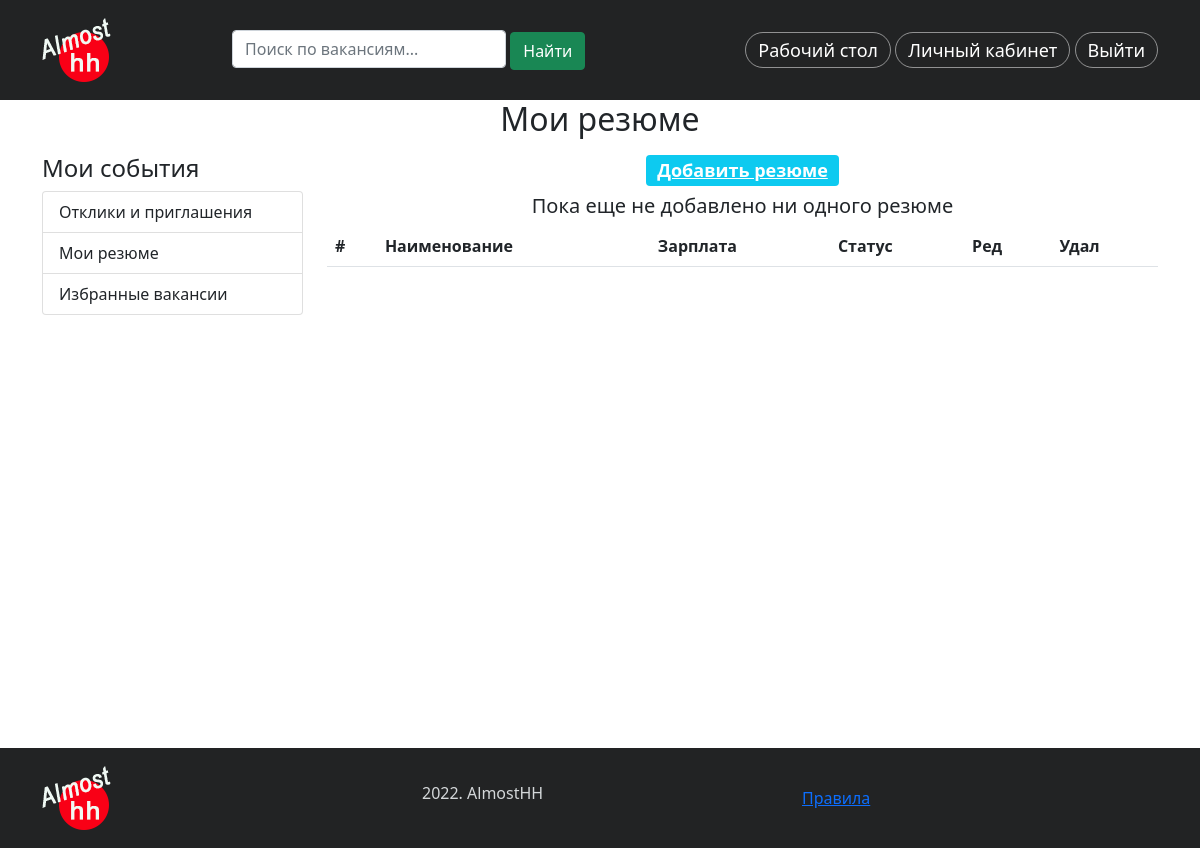
The app's page /portal/my_resumes/ (signed in), older data.
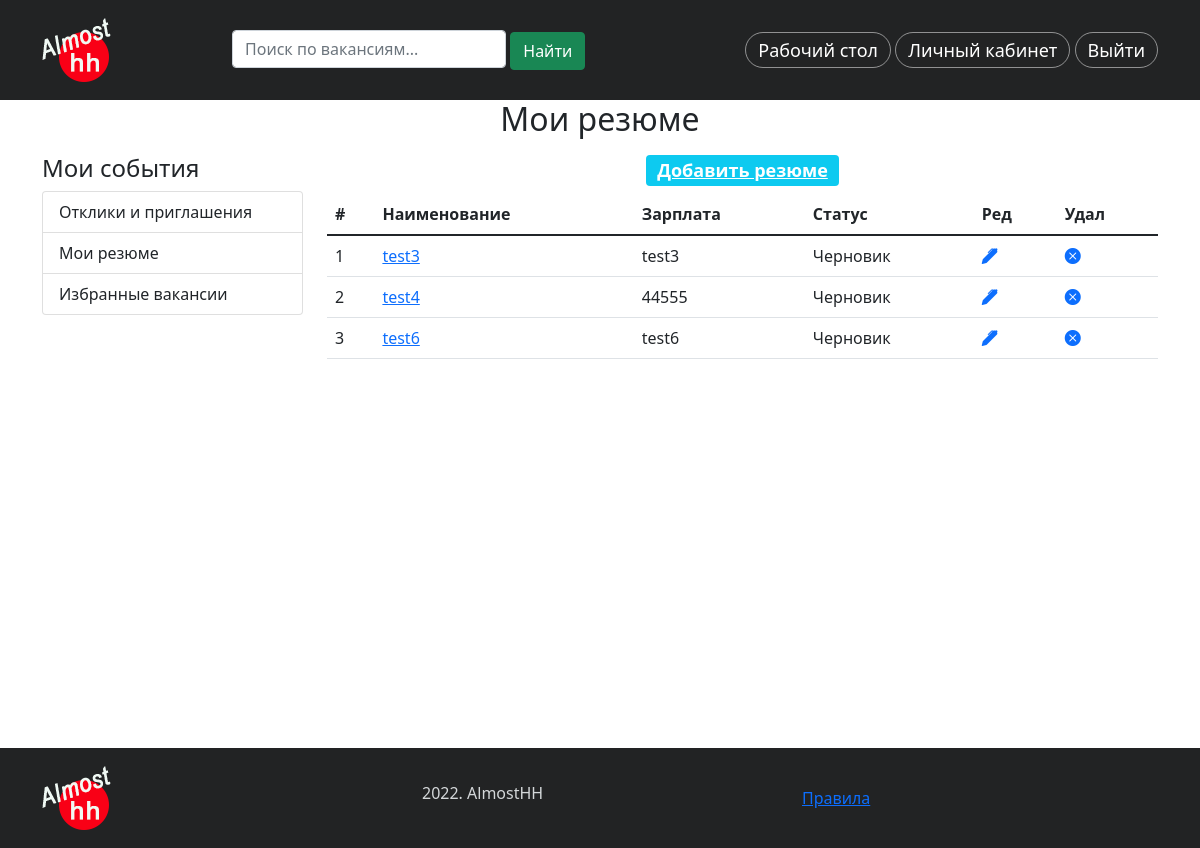
The same page, newer data.
### portal/models.py (models this page shows, shortened)
class Resume(models.Model):
    STATUS_CHOICES = (
        ('draft', 'Черновик'),
        ('send', 'Отправлено'),
        ('published', 'Опубликовано'),
        ('rework', 'На доработку'),
    )
    title = models.CharField(max_length=100,
                             verbose_name='Наименование вакансии')
    slug = models.SlugField(max_length=100, verbose_name='Слаг')
    salary = models.CharField(max_length=150, verbose_name='Зарплата')
    user = models.ForeignKey(User, on_delete=models.CASCADE,
                             verbose_name='Пользователь',
                             related_name='resumes')
    employment = models.CharField(max_length=150, verbose_name='Занятость')
    schedule = models.CharField(max_length=150, verbose_name='График работы')
    about_me = models.TextField(verbose_name='Обо мне')
    education = models.TextField(verbose_name='Образование')
    language = models.CharField(max_length=200, verbose_name='Знание языков')
    citizenship = models.CharField(max_length=50, verbose_name='Гражданство')
    publish = models.DateTimeField(default=timezone.now)
    created = models.DateTimeField(auto_now_add=True)
    updated = models.DateTimeField(auto_now=True)
    comment = models.TextField(verbose_name='Комментарий', blank=True)
    status = models.CharField(max_length=15, choices=STATUS_CHOICES,
                              default='draft',
                              verbose_name='Статус')

### portal/views.py (the view)
# urls.py: path('my_resumes/', views.my_resumes, name='my_resumes'),
@login_required
@permission_required('portal.add_resume')
def my_resumes(request):
    resumes = Resume.objects.filter(user=request.user)
    return render(request, 'portal/account/my_resumes.html', {'resumes': resumes})

### portal/templates/portal/account/my_resumes.html (shortened to what this page needs)
{% extends "news/base.html" %}
{% block content %}
<div class="container">
    <div class="row">
        <div class="col text-center">
            <h1 class="mb-3">Мои резюме </h1>
        </div>
    </div>
    <div class="row">
        <div class="col-3">
            <div class="left-menu">
                    {% include 'portal/account/includes/dashboard_menu.html' %}
            </div>
        </div>
        <div class="col-9">
            <h4 class=" text-center"><a href="{% url 'portal:add_resume' %}"
                       class="badge bg-info">Добавить резюме</a></h4>
            <div class="my-resumes">
                <table class="table">
                    <thead>
                        <tr>
                            <th>#</th>
                            <th>Наименование</th>
                            <th>Зарплата</th>
                            <th>Статус</th>
                            <th>Ред</th>
                            <th>Удал</th>
                        </tr>
                    </thead>
                    <tbody>
                        {% for resume in resumes %}
                        <tr>
                            <td>{{ forloop.counter }}</td>
                            <td><a href="{% url 'portal:resume_detail' resume.id %}">{{ resume.title }}</a></td>
                            <td>{{ resume.salary }}</td>
                            {% if resume.get_status_display == 'На доработку' %}
                            <td><span class="badge bg-danger">{{ resume.get_status_display }}</span></td>
                            {% else %}
                            <td>{{ resume.get_status_display }}</td>
                            {% endif %}
                            <td><a href="{% url 'portal:edit_resume' resume.id %}"><i class="bi bi-pen-fill"></i></a></td>
                            <td><a href="{% url 'portal:delete_resume' resume.id %}"><i class="bi bi-x-circle-fill"></i></a></td>
                        </tr>
                        {% empty %}
                        <h5 class="text-center">Пока еще не добавлено ни одного резюме</h5>
                        {% endfor %}
                    </tbody>
                </table>
            </div>
        </div>
    </div>
</div>
{% endblock %}

Row changes from the older to the newer data that the page shows:
added Resume: title "test3", salary "test3", status "Черновик"
added Resume: title "test4", salary "44555", status "Черновик"
added Resume: title "test6", salary "test6", status "Черновик"
Text that changed along with them:
text no longer shown: "Пока еще не добавлено ни одного резюме"
